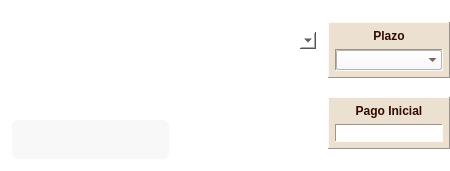
       <widget class="QFrame" name="frame_13">
        <property name="sizePolicy">
         <sizepolicy hsizetype="Preferred" vsizetype="Preferred">
          <horstretch>0</horstretch>
          <verstretch>4</verstretch>
         </sizepolicy>
        </property>
        <property name="styleSheet">
         <string notr="true">background-color:rgba(0,0,0,0);</string>
        </property>
        <property name="frameShape">
         <enum>QFrame::NoFrame</enum>
        </property>
        <property name="frameShadow">
         <enum>QFrame::Raised</enum>
        </property>
        <layout class="QHBoxLayout" name="horizontalLayout_3">
         <property name="spacing">
          <number>0</number>
         </property>
         <property name="margin">
          <number>0</number>
         </property>
         <item>
          <spacer name="horizontalSpacer_4">
           <property name="orientation">
            <enum>Qt::Horizontal</enum>
           </property>
           <property name="sizeHint" stdset="0">
            <size>
             <width>0</width>
             <height>20</height>
            </size>
           </property>
          </spacer>
         </item>
         <item>
          <widget class="QFrame" name="frEfectivo">
           <property name="styleSheet">
            <string notr="true">background-color:qradialgradient(cx:.5, cy:.5, radius:1,fx:.5, fy:.25, stop: 0 #FFFFFF, stop:1 #E0F0FF); border-radius:9px;</string>
           </property>
           <layout class="QVBoxLayout" name="verticalLayout_6">
            <property name="spacing">
             <number>6</number>
            </property>
            <property name="margin">
             <number>6</number>
            </property>
            <item>
             <widget class="QFrame" name="frame">
              <property name="styleSheet">
               <string notr="true">background-color:qradialgradient(cx:.5, cy:.5, radius:1,fx:.5, fy:.25, stop: 0 #90C0FF, stop:1 #70A0F0); border-radius:6;</string>
              </property>
              <property name="frameShape">
               <enum>QFrame::Panel</enum>
              </property>
              <property name="frameShadow">
               <enum>QFrame::Raised</enum>
              </property>
              <layout class="QVBoxLayout" name="verticalLayout">
               <property name="margin">
                <number>6</number>
               </property>
               <item>
                <widget class="QLabel" name="label">
                 <property name="sizePolicy">
                  <sizepolicy hsizetype="Preferred" vsizetype="Fixed">
                   <horstretch>0</horstretch>
                   <verstretch>0</verstretch>
                  </sizepolicy>
                 </property>
                 <property name="font">
                  <font>
                   <pointsize>12</pointsize>
                   <weight>75</weight>
                   <bold>true</bold>
                  </font>
                 </property>
                 <property name="styleSheet">
                  <string notr="true">color:#FFFFFF; background-color:rgba(0,0,0,0);</string>
                 </property>
                 <property name="text">
                  <string>  Monto recibido  </string>
                 </property>
                 <property name="alignment">
                  <set>Qt::AlignCenter</set>
                 </property>
                </widget>
               </item>
               <item>
                <widget class="CDNumberEdit" name="edMontoRecibido">
                 <property name="sizePolicy">
                  <sizepolicy hsizetype="Expanding" vsizetype="Preferred">
                   <horstretch>0</horstretch>
                   <verstretch>0</verstretch>
                  </sizepolicy>
                 </property>
                 <property name="font">
                  <font>
                   <pointsize>12</pointsize>
                   <weight>75</weight>
                   <bold>true</bold>
                  </font>
                 </property>
                 <property name="styleSheet">
                  <string notr="true">background-color:#FFFFFF;</string>
                 </property>
                 <property name="frame">
                  <bool>false</bool>
                 </property>
                 <property name="alignment">
                  <set>Qt::AlignCenter</set>
                 </property>
                </widget>
               </item>
              </layout>
             </widget>
            </item>
            <item>
             <widget class="QFrame" name="frame_2">
              <property name="styleSheet">
               <string notr="true">background-color:qradialgradient(cx:.5, cy:.5, radius:1,fx:.5, fy:.25, stop: 0 #90C0FF, stop:1 #70A0F0); border-radius:6;</string>
              </property>
              <property name="frameShape">
               <enum>QFrame::Panel</enum>
              </property>
              <property name="frameShadow">
               <enum>QFrame::Raised</enum>
              </property>
              <layout class="QVBoxLayout" name="verticalLayout_2">
               <property name="margin">
                <number>6</number>
               </property>
               <item>
                <widget class="QLabel" name="label_2">
                 <property name="sizePolicy">
                  <sizepolicy hsizetype="Preferred" vsizetype="Fixed">
                   <horstretch>0</horstretch>
                   <verstretch>0</verstretch>
                  </sizepolicy>
                 </property>
                 <property name="font">
                  <font>
                   <pointsize>12</pointsize>
                   <weight>75</weight>
                   <bold>true</bold>
                  </font>
                 </property>
                 <property name="styleSheet">
                  <string notr="true">color:#FFFFFF; background-color:rgba(0,0,0,0);</string>
                 </property>
                 <property name="text">
                  <string>Cambio</string>
                 </property>
                 <property name="alignment">
                  <set>Qt::AlignCenter</set>
                 </property>
                </widget>
               </item>
               <item>
                <widget class="CDNumberEdit" name="edCambio">
                 <property name="sizePolicy">
                  <sizepolicy hsizetype="Expanding" vsizetype="Preferred">
                   <horstretch>0</horstretch>
                   <verstretch>0</verstretch>
                  </sizepolicy>
                 </property>
                 <property name="font">
                  <font>
                   <pointsize>13</pointsize>
                   <weight>75</weight>
                   <bold>true</bold>
                  </font>
                 </property>
                 <property name="styleSheet">
                  <string notr="true">background-color:#F8F8F8;</string>
                 </property>
                 <property name="frame">
                  <bool>false</bool>
                 </property>
                 <property name="alignment">
                  <set>Qt::AlignCenter</set>
                 </property>
                </widget>
               </item>
              </layout>
             </widget>
            </item>
           </layout>
          </widget>
         </item>
         <item>
          <widget class="QFrame" name="frBanco">
           <property name="styleSheet">
            <string notr="true">background-color:qradialgradient(cx:.5, cy:.5, radius:1,fx:.5, fy:.25, stop: 0 #FFFFFF, stop:1 #E0F0FF); border-radius:9px;</string>
           </property>
           <layout class="QVBoxLayout" name="verticalLayout_4">
            <property name="margin">
             <number>6</number>
            </property>
            <item>
             <widget class="QFrame" name="frame_5">
              <property name="styleSheet">
               <string notr="true">background-color:qradialgradient(cx:.5, cy:.5, radius:1,fx:.5, fy:.25, stop: 0 #90C0FF, stop:1 #70A0F0); border-radius:6;</string>
              </property>
              <property name="frameShape">
               <enum>QFrame::Panel</enum>
              </property>
              <property name="frameShadow">
               <enum>QFrame::Raised</enum>
              </property>
              <layout class="QVBoxLayout" name="verticalLayout_7">
               <property name="margin">
                <number>6</number>
               </property>
               <item>
                <widget class="QLabel" name="label_3">
                 <property name="sizePolicy">
                  <sizepolicy hsizetype="Preferred" vsizetype="Preferred">
                   <horstretch>0</horstretch>
                   <verstretch>4</verstretch>
                  </sizepolicy>
                 </property>
                 <property name="font">
                  <font>
                   <pointsize>9</pointsize>
                   <weight>75</weight>
                   <bold>true</bold>
                  </font>
                 </property>
                 <property name="styleSheet">
                  <string notr="true">color:#FFFFFF; background-color:rgba(0,0,0,0);</string>
                 </property>
                 <property name="text">
                  <string>Cuenta</string>
                 </property>
                 <property name="alignment">
                  <set>Qt::AlignCenter</set>
                 </property>
                </widget>
               </item>
               <item>
                <widget class="QFrame" name="frame_19">
                 <property name="sizePolicy">
                  <sizepolicy hsizetype="Preferred" vsizetype="Preferred">
                   <horstretch>0</horstretch>
                   <verstretch>5</verstretch>
                  </sizepolicy>
                 </property>
                 <property name="frameShape">
                  <enum>QFrame::Panel</enum>
                 </property>
                 <property name="frameShadow">
                  <enum>QFrame::Sunken</enum>
                 </property>
                 <layout class="QVBoxLayout" name="verticalLayout_21">
                  <property name="margin">
                   <number>0</number>
                  </property>
                  <item>
                   <widget class="CDComboBox" name="cbCuenta">
                    <property name="sizePolicy">
                     <sizepolicy hsizetype="Preferred" vsizetype="Preferred">
                      <horstretch>0</horstretch>
                      <verstretch>0</verstretch>
                     </sizepolicy>
                    </property>
                    <property name="font">
                     <font>
                      <pointsize>10</pointsize>
                      <weight>75</weight>
                      <bold>true</bold>
                     </font>
                    </property>
                    <property name="styleSheet">
                     <string notr="true">background-color:#FFFFFF;</string>
                    </property>
                    <property name="frame">
                     <bool>false</bool>
                    </property>
                   </widget>
                  </item>
                 </layout>
                </widget>
               </item>
              </layout>
             </widget>
            </item>
            <item>
             <widget class="QFrame" name="frame_6">
              <property name="styleSheet">
               <string notr="true">background-color:qradialgradient(cx:.5, cy:.5, radius:1,fx:.5, fy:.25, stop: 0 #90C0FF, stop:1 #70A0F0); border-radius:6;</string>
              </property>
              <property name="frameShape">
               <enum>QFrame::Panel</enum>
              </property>
              <property name="frameShadow">
               <enum>QFrame::Raised</enum>
              </property>
              <layout class="QVBoxLayout" name="verticalLayout_8">
               <property name="margin">
                <number>6</number>
               </property>
               <item>
                <widget class="QLabel" name="label_4">
                 <property name="sizePolicy">
                  <sizepolicy hsizetype="Preferred" vsizetype="Preferred">
                   <horstretch>0</horstretch>
                   <verstretch>4</verstretch>
                  </sizepolicy>
                 </property>
                 <property name="font">
                  <font>
                   <pointsize>9</pointsize>
                   <weight>75</weight>
                   <bold>true</bold>
                  </font>
                 </property>
                 <property name="styleSheet">
                  <string notr="true">color:#FFFFFF; background-color:rgba(0,0,0,0);</string>
                 </property>
                 <property name="text">
                  <string>Número</string>
                 </property>
                 <property name="alignment">
                  <set>Qt::AlignCenter</set>
                 </property>
                </widget>
               </item>
               <item>
                <widget class="QFrame" name="frame_18">
                 <property name="sizePolicy">
                  <sizepolicy hsizetype="Preferred" vsizetype="Preferred">
                   <horstretch>0</horstretch>
                   <verstretch>5</verstretch>
                  </sizepolicy>
                 </property>
                 <property name="frameShape">
                  <enum>QFrame::Panel</enum>
                 </property>
                 <property name="frameShadow">
                  <enum>QFrame::Sunken</enum>
                 </property>
                 <layout class="QVBoxLayout" name="verticalLayout_3">
                  <property name="margin">
                   <number>0</number>
                  </property>
                  <item>
                   <widget class="CDLineEdit" name="edNumero">
                    <property name="sizePolicy">
                     <sizepolicy hsizetype="Expanding" vsizetype="Preferred">
                      <horstretch>0</horstretch>
                      <verstretch>5</verstretch>
                     </sizepolicy>
                    </property>
                    <property name="font">
                     <font>
                      <pointsize>10</pointsize>
                     </font>
                    </property>
                    <property name="styleSheet">
                     <string notr="true">background-color:#FFFFFF;</string>
                    </property>
                    <property name="frame">
                     <bool>false</bool>
                    </property>
                    <property name="alignment">
                     <set>Qt::AlignCenter</set>
                    </property>
                   </widget>
                  </item>
                 </layout>
                </widget>
               </item>
              </layout>
             </widget>
            </item>
            <item>
             <widget class="QFrame" name="frame_8">
              <property name="styleSheet">
               <string notr="true">background-color:qradialgradient(cx:.5, cy:.5, radius:1,fx:.5, fy:.25, stop: 0 #90C0FF, stop:1 #70A0F0); border-radius:6;</string>
              </property>
              <property name="frameShape">
               <enum>QFrame::Panel</enum>
              </property>
              <property name="frameShadow">
               <enum>QFrame::Raised</enum>
              </property>
              <layout class="QVBoxLayout" name="verticalLayout_10">
               <property name="margin">
                <number>6</number>
               </property>
               <item>
                <widget class="QLabel" name="label_6">
                 <property name="sizePolicy">
                  <sizepolicy hsizetype="Preferred" vsizetype="Preferred">
                   <horstretch>0</horstretch>
                   <verstretch>4</verstretch>
                  </sizepolicy>
                 </property>
                 <property name="font">
                  <font>
                   <pointsize>9</pointsize>
                   <weight>75</weight>
                   <bold>true</bold>
                  </font>
                 </property>
                 <property name="styleSheet">
                  <string notr="true">color:#FFFFFF; background-color:rgba(0,0,0,0);</string>
                 </property>
                 <property name="text">
                  <string>Monto</string>
                 </property>
                 <property name="alignment">
                  <set>Qt::AlignCenter</set>
                 </property>
                </widget>
               </item>
               <item>
                <widget class="QFrame" name="frame_21">
                 <property name="sizePolicy">
                  <sizepolicy hsizetype="Preferred" vsizetype="Preferred">
                   <horstretch>0</horstretch>
                   <verstretch>5</verstretch>
                  </sizepolicy>
                 </property>
                 <property name="frameShape">
                  <enum>QFrame::Panel</enum>
                 </property>
                 <property name="frameShadow">
                  <enum>QFrame::Sunken</enum>
                 </property>
                 <layout class="QVBoxLayout" name="verticalLayout_24">
                  <property name="margin">
                   <number>0</number>
                  </property>
                  <item>
                   <widget class="CDNumberEdit" name="edMonto">
                    <property name="sizePolicy">
                     <sizepolicy hsizetype="Expanding" vsizetype="Preferred">
                      <horstretch>0</horstretch>
                      <verstretch>0</verstretch>
                     </sizepolicy>
                    </property>
                    <property name="font">
                     <font>
                      <pointsize>10</pointsize>
                      <weight>75</weight>
                      <bold>true</bold>
                     </font>
                    </property>
                    <property name="styleSheet">
                     <string notr="true">background-color:#FFFFFF;</string>
                    </property>
                    <property name="frame">
                     <bool>false</bool>
                    </property>
                    <property name="alignment">
                     <set>Qt::AlignCenter</set>
                    </property>
                   </widget>
                  </item>
                 </layout>
                </widget>
               </item>
              </layout>
             </widget>
            </item>
           </layout>
          </widget>
         </item>
         <item>
          <widget class="QFrame" name="frCredito">
           <layout class="QVBoxLayout" name="verticalLayout_12">
            <property name="leftMargin">
             <number>0</number>
            </property>
            <property name="rightMargin">
             <number>0</number>
            </property>
            <item>
             <spacer name="verticalSpacer_7">
              <property name="orientation">
               <enum>Qt::Vertical</enum>
              </property>
              <property name="sizeHint" stdset="0">
               <size>
                <width>20</width>
                <height>10</height>
               </size>
              </property>
             </spacer>
            </item>
            <item>
             <widget class="QFrame" name="frame_3">
              <property name="styleSheet">
               <string notr="true">color:#300A00; background-color:#ECE0D0;</string>
              </property>
              <property name="frameShape">
               <enum>QFrame::Panel</enum>
              </property>
              <property name="frameShadow">
               <enum>QFrame::Raised</enum>
              </property>
              <layout class="QVBoxLayout" name="verticalLayout_13">
               <property name="margin">
                <number>6</number>
               </property>
               <item>
                <widget class="QLabel" name="label_9">
                 <property name="font">
                  <font>
                   <pointsize>9</pointsize>
                   <weight>75</weight>
                   <bold>true</bold>
                  </font>
                 </property>
                 <property name="text">
                  <string>Plazo</string>
                 </property>
                 <property name="alignment">
                  <set>Qt::AlignCenter</set>
                 </property>
                </widget>
               </item>
               <item>
                <widget class="QFrame" name="frame_22">
                 <property name="frameShape">
                  <enum>QFrame::Panel</enum>
                 </property>
                 <property name="frameShadow">
                  <enum>QFrame::Sunken</enum>
                 </property>
                 <layout class="QVBoxLayout" name="verticalLayout_25">
                  <property name="margin">
                   <number>0</number>
                  </property>
                  <item>
                   <widget class="CDComboBox" name="cbPlazo">
                    <property name="styleSheet">
                     <string notr="true">background-color:#F8F8FF;</string>
                    </property>
                    <property name="frame">
                     <bool>false</bool>
                    </property>
                   </widget>
                  </item>
                 </layout>
                </widget>
               </item>
              </layout>
             </widget>
            </item>
            <item>
             <spacer name="verticalSpacer_6">
              <property name="orientation">
               <enum>Qt::Vertical</enum>
              </property>
              <property name="sizeHint" stdset="0">
               <size>
                <width>20</width>
                <height>10</height>
               </size>
              </property>
             </spacer>
            </item>
            <item>
             <widget class="QFrame" name="frPagoInicial">
              <property name="styleSheet">
               <string notr="true">color:#300A00; background-color:#ECE0D0;</string>
              </property>
              <property name="frameShape">
               <enum>QFrame::Panel</enum>
              </property>
              <property name="frameShadow">
               <enum>QFrame::Raised</enum>
              </property>
              <layout class="QVBoxLayout" name="verticalLayout_14">
               <property name="margin">
                <number>6</number>
               </property>
               <item>
                <widget class="QLabel" name="label_10">
                 <property name="font">
                  <font>
                   <pointsize>9</pointsize>
                   <weight>75</weight>
                   <bold>true</bold>
                  </font>
                 </property>
                 <property name="text">
                  <string>  Pago Inicial  </string>
                 </property>
                 <property name="alignment">
                  <set>Qt::AlignCenter</set>
                 </property>
                </widget>
               </item>
               <item>
                <widget class="QFrame" name="frame_23">
                 <property name="frameShape">
                  <enum>QFrame::Panel</enum>
                 </property>
                 <property name="frameShadow">
                  <enum>QFrame::Sunken</enum>
                 </property>
                 <layout class="QVBoxLayout" name="verticalLayout_26">
                  <property name="margin">
                   <number>0</number>
                  </property>
                  <item>
                   <widget class="CDNumberEdit" name="edPagoInicial">
                    <property name="styleSheet">
                     <string notr="true">background-color:#FFFFFF;</string>
                    </property>
                    <property name="frame">
                     <bool>false</bool>
                    </property>
                   </widget>
                  </item>
                 </layout>
                </widget>
               </item>
              </layout>
             </widget>
            </item>
            <item>
             <spacer name="verticalSpacer_8">
              <property name="orientation">
               <enum>Qt::Vertical</enum>
              </property>
              <property name="sizeHint" stdset="0">
               <size>
                <width>20</width>
                <height>10</height>
               </size>
              </property>
             </spacer>
            </item>
           </layout>
          </widget>
         </item>
         <item>
          <spacer name="horizontalSpacer_5">
           <property name="orientation">
            <enum>Qt::Horizontal</enum>
           </property>
           <property name="sizeHint" stdset="0">
            <size>
             <width>0</width>
             <height>20</height>
            </size>
           </property>
          </spacer>
         </item>
        </layout>
       </widget>
